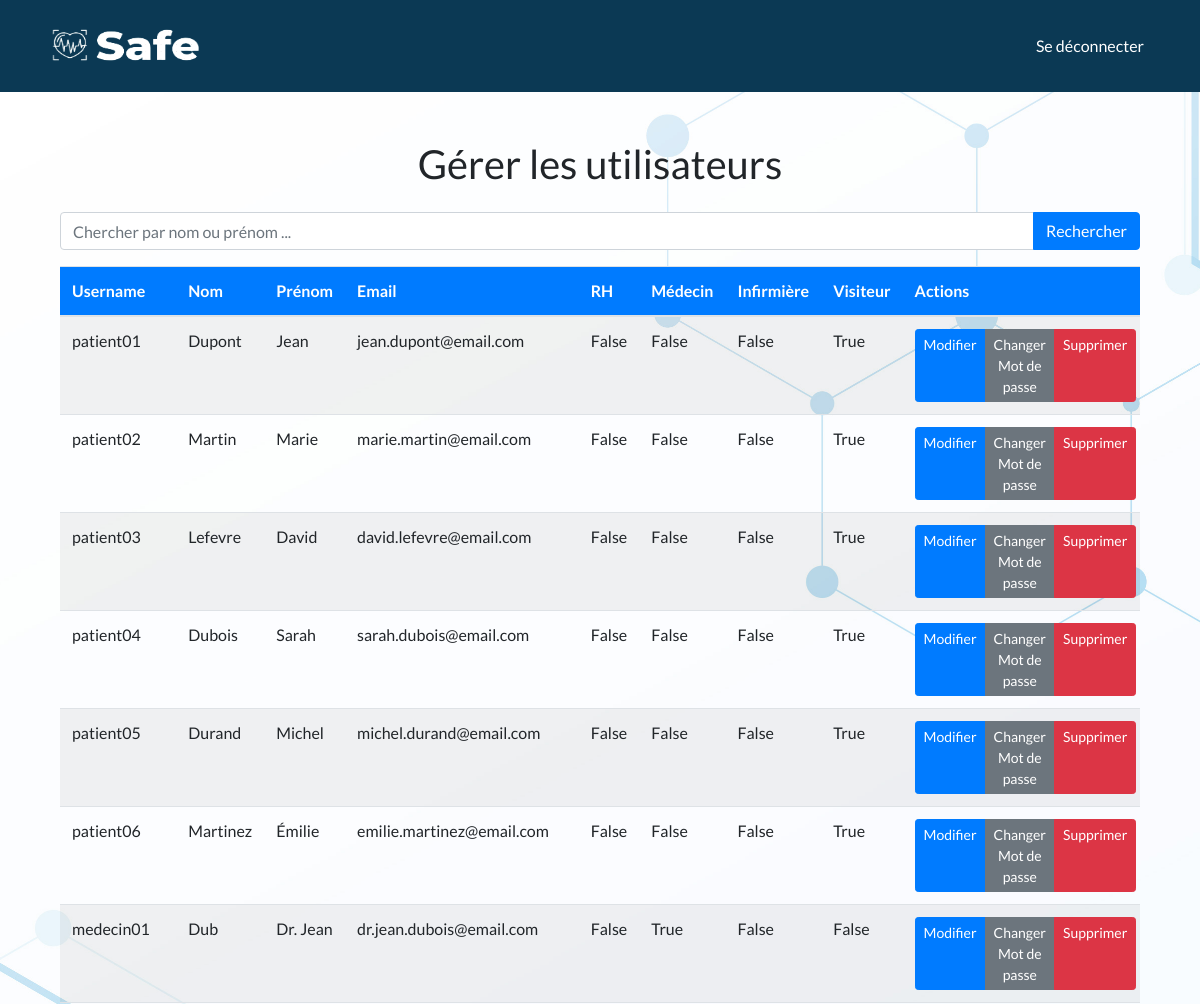
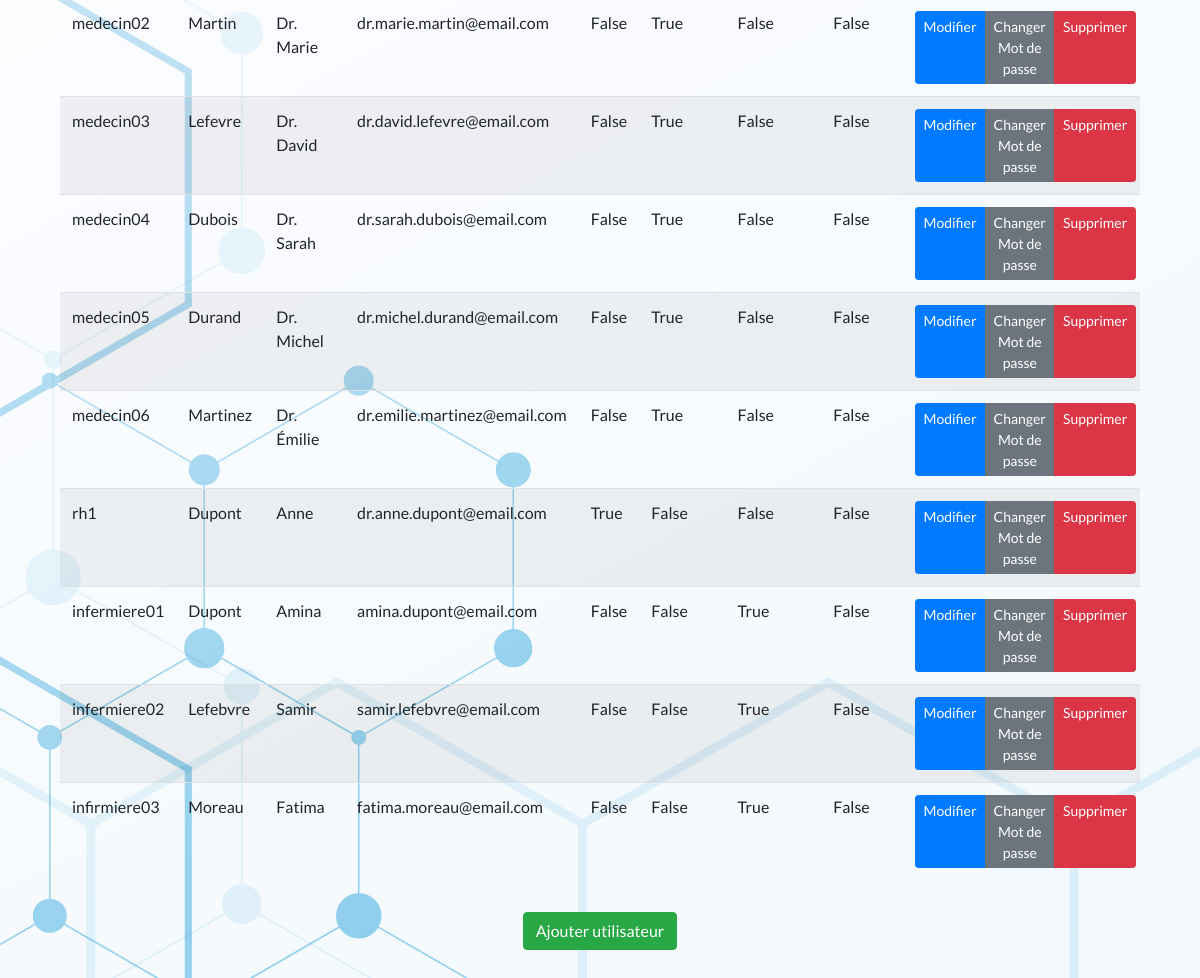
The app's page /rh/ (signed in) with its own data (2 pictures, top to bottom).
### myapp/models.py (models this page shows)
class User(AbstractUser):
    is_rh= models.BooleanField('Is rh', default=False)
    is_medecin = models.BooleanField('Is medecin', default=False)
    is_infermiere = models.BooleanField('Is infermiere', default=False)
    is_visiteur = models.BooleanField('Is visiteur', default=False)
    nom = models.CharField(max_length=100)
    prenom = models.CharField(max_length=100)

### myapp/views.py (the view)
# urls.py: path('rh/', views.rh, name='rh'),
@login_required
@user_passes_test(is_rh)
def rh(request):
    users = User.objects.filter(is_superuser=False , is_staff=False)
    return render(request, 'rh.html', {'users': users})

### myapp/views.py (called while the page is built)
def is_rh(user):
    return user.is_authenticated and (user.is_rh or user.is_staff)

### myapp/templates/rh.html
{% extends 'base.html' %}
{% block content %}
  <section class="container my-5">
    <h1 class="text-center mb-4">Gérer les utilisateurs</h1>
    <form method="GET" action="{% url 'search_users' %}" class="mb-3">
      <div class="input-group">
        <input type="text" name="q" class="form-control" placeholder="Chercher par nom ou prénom ...">
        <div class="input-group-append">
          <button type="submit" class="btn btn-primary">Rechercher</button>
        </div>
      </div>
    </form>
    <div class="table-responsive">
      <table class="table table-striped">
        <thead class="bg-primary text-white">
          <tr>
            <th scope="col">Username</th>
            <th scope="col">Nom</th>
            <th scope="col">Prénom</th>
            <th scope="col">Email</th>
            <th scope="col">RH</th>
            <th scope="col">Médecin</th>
            <th scope="col">Infirmière</th>
            <th scope="col">Visiteur</th>
            <th scope="col">Actions</th>
          </tr>
        </thead>
        <tbody>
          {% for user in users %}
          <tr>
            <td>{{ user.username }}</td>
            <td>{{ user.nom }}</td>
            <td>{{ user.prenom }}</td>
            <td>{{ user.email }}</td>
            <td>{{ user.is_rh }}</td>
            <td>{{ user.is_medecin }}</td>
            <td>{{ user.is_infermiere }}</td>
            <td>{{ user.is_visiteur }}</td>
            <td>
              <div class="btn-group" role="group">
                <a href="{% url 'modify_user' user.id %}" class="btn btn-primary btn-sm">Modifier</a>
                <a href="{% url 'change_password' user.id %}" class="btn btn-secondary btn-sm">Changer Mot de passe</a>
                <a href="{% url 'delete_user' user.id %}" class="btn btn-danger btn-sm">Supprimer</a>
              </div>
            </td>
          </tr>
          {% endfor %}
        </tbody>
      </table>
    </div>
    <div class="text-center mt-3">
      <a href="{% url 'register' %}" class="btn btn-success">Ajouter utilisateur</a>
    </div>
  </section>
{% endblock %}

### myapp/templates/base.html (shortened to what this page needs)
{% load static %}
<!DOCTYPE html>
<html lang="en">
<head>
    <link href="{% static 'bootstrap/css/bootstrap.min.css' %}" rel="stylesheet">
    <link rel="stylesheet" href="{% static 'css/style.css' %}">
</head>
<body>
    <header>
        <nav class="navbar navbar-expand-lg navbar-dark bg-transparent" style="height: 60px;">
            <a class="navbar-brand" href="{% if user.is_authenticated %}{% url 'redirect_home' %}{% else %}{% url 'home' %}{% endif %}">
                <img src="{% static 'images/logo.png' %}" style="height: 60px; width :180px" alt="Centre Medical Safe Logo">
            </a>
            <div class="collapse navbar-collapse justify-content-end" id="navbarNav">
                <ul class="navbar-nav">
                    {% if user.is_authenticated %}
                    <li class="nav-item">
                        <a class="nav-link" href="{% url 'logout' %}" style="color:white">Se déconnecter</a>
                    </li>
                    {% endif %}
                </ul>
            </div>
        </nav>
    </header>
    <main class="container">
        {% block content %}
        {% endblock %}
    </main>
</body>
</html>

### myapp/static/css/style.css (style rules this page uses)
body { background-image: url('/static/images/19366.jpg'); background-size: cover; background-position: center; }

### myapp/templates/base.html (style rules this page uses)
body { font-family: 'Lato', sans-serif; background-color: #f4f4f4; }
header { background-color: #0B3954; color: white; padding: 1rem; }
nav ul { list-style: none; padding: 0; }
nav li { margin-right: 1rem; }
nav a { color: white; text-decoration: none; transition: color 0.2s; }
.container { margin-top: 2rem; }

### records on screen
User: username "patient01", nom "Dupont", prenom "Jean", email "jean.dupont@email.com", is_rh "False", is_medecin "False", is_infermiere "False", is_visiteur "True"
User: username "patient02", nom "Martin", prenom "Marie", email "marie.martin@email.com", is_rh "False", is_medecin "False", is_infermiere "False", is_visiteur "True"
User: username "patient03", nom "Lefevre", prenom "David", email "david.lefevre@email.com", is_rh "False", is_medecin "False", is_infermiere "False", is_visiteur "True"
User: username "patient04", nom "Dubois", prenom "Sarah", email "sarah.dubois@email.com", is_rh "False", is_medecin "False", is_infermiere "False", is_visiteur "True"
User: username "patient05", nom "Durand", prenom "Michel", email "michel.durand@email.com", is_rh "False", is_medecin "False", is_infermiere "False", is_visiteur "True"
User: username "patient06", nom "Martinez", prenom "Émilie", email "emilie.martinez@email.com", is_rh "False", is_medecin "False", is_infermiere "False", is_visiteur "True"
User: username "medecin01", nom "Dub", prenom "Dr. Jean", email "dr.jean.dubois@email.com", is_rh "False", is_medecin "True", is_infermiere "False", is_visiteur "False"
User: username "medecin02", nom "Martin", prenom "Dr. Marie", email "dr.marie.martin@email.com", is_rh "False", is_medecin "True", is_infermiere "False", is_visiteur "False"
User: username "medecin03", nom "Lefevre", prenom "Dr. David", email "dr.david.lefevre@email.com", is_rh "False", is_medecin "True", is_infermiere "False", is_visiteur "False"
User: username "medecin04", nom "Dubois", prenom "Dr. Sarah", email "dr.sarah.dubois@email.com", is_rh "False", is_medecin "True", is_infermiere "False", is_visiteur "False"
User: username "medecin05", nom "Durand", prenom "Dr. Michel", email "dr.michel.durand@email.com", is_rh "False", is_medecin "True", is_infermiere "False", is_visiteur "False"
User: username "medecin06", nom "Martinez", prenom "Dr. Émilie", email "dr.emilie.martinez@email.com", is_rh "False", is_medecin "True", is_infermiere "False", is_visiteur "False"
User: username "rh1", nom "Dupont", prenom "Anne", email "dr.anne.dupont@email.com", is_rh "True", is_medecin "False", is_infermiere "False", is_visiteur "False"
User: username "infermiere01", nom "Dupont", prenom "Amina", email "amina.dupont@email.com", is_rh "False", is_medecin "False", is_infermiere "True", is_visiteur "False"
User: username "infermiere02", nom "Lefebvre", prenom "Samir", email "samir.lefebvre@email.com", is_rh "False", is_medecin "False", is_infermiere "True", is_visiteur "False"
User: username "infirmiere03", nom "Moreau", prenom "Fatima", email "fatima.moreau@email.com", is_rh "False", is_medecin "False", is_infermiere "True", is_visiteur "False"
